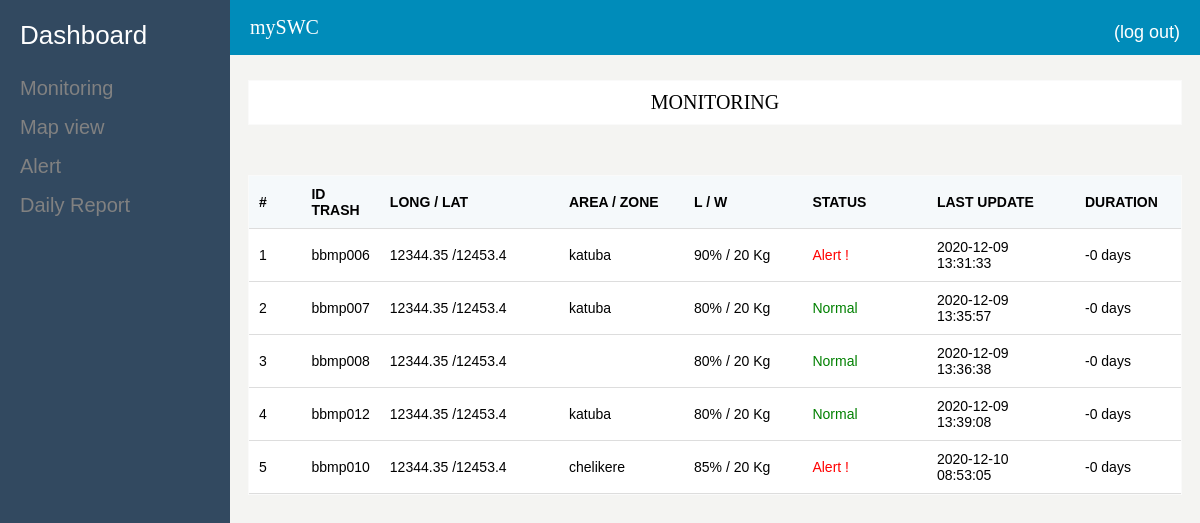
Screenshot of /monitoring.php with the database file from the repository.
### tables this page shows
CREATE TABLE `historic` (
  `_idHisto` int(11) NOT NULL,
  `idTrash` varchar(45) DEFAULT NULL,
  `level` varchar(45) DEFAULT NULL,
  `weight` varchar(45) DEFAULT NULL,
  `dateFull` datetime DEFAULT NULL,
  `idUser` varchar(45) DEFAULT NULL,
  `dateEmpty` varchar(45) DEFAULT NULL,
  `dateHisto` datetime DEFAULT current_timestamp(),
  `lastUpdate` timestamp NOT NULL DEFAULT current_timestamp()
);

CREATE TABLE `trash` (
  `_idTrash` int(11) NOT NULL,
  `longi` varchar(45) DEFAULT NULL,
  `lat` varchar(45) DEFAULT NULL,
  `address` varchar(45) DEFAULT NULL,
  `area` varchar(50) NOT NULL,
  `idTrash` varchar(45) DEFAULT NULL,
  `dateTrash` datetime DEFAULT current_timestamp(),
  `typeTrash` varchar(255) DEFAULT NULL
);

### modals/Fhistoric.php (called while the page is built, shortened)
<?php
class Fhistoric
{
    static function getAllHistoricDay()
    {
        $con=Database::getConnection();
        $req=$con->prepare('SELECT * FROM historic c,trash t WHERE c.idTrash=t.idTrash AND dateEmpty IS NULL');
        $req->execute(array());
        return $req->fetchAll();
    }
}

### monitoring.php (the view, shortened to what this page needs)
<!DOCTYPE html>
<html lang="en">
<head>
    <link rel="stylesheet" href="assets/style/menu.css">
    <link rel="stylesheet" href="assets/style/main.css">
</head>
<body>
    <section>
        <?php include_once 'commons/menu.php';?>
        <?php include_once 'commons/header.php';?>
        <?php
            include_once 'modals/Fhistoric.php';
            $historic=Fhistoric::getAllHistoricDay();
        ?>
    </section>
    <section class="body-container">
        <div class="ml-24">
            <div class="panel">
                <p>MONITORING</p>
            </div>
            <div class="panel">
                <table id="monitor">
                    <thead>
                    <tr>
                        <th style="width: 40px">#</th>
                        <th>ID TRASH</th>
                        <th style="width: 190px">LONG / LAT</th>
                        <th style="width: 120px">AREA / ZONE</th>
                        <th style="width: 120px">L / W</th>
                        <th style="width: 120px">STATUS</th>
                        <th style="width: 150px">LAST UPDATE</th>
                        <th style="width: 90px" title="Duration of garbage in the trash">DURATION</th>
                    </tr>
                    </thead>
                    <tbody>
                    <?php foreach ($historic as $k => $data):?>
                        <tr>
                            <td><?=$k+1;?></td>
                            <td><?=$data['idTrash'];?></td>
                            <td><?=($data['longi']." /".$data['lat']);?></td>
                            <td title="<?=$data['address'];?>"><?=$data['area'];?></td>
                            <td><?=$data['level']."% / ".$data['weight']." Kg";?></td>
                            <td>
                            <?php
                                $date_1 = new DateTime($data['dateHisto']);
                                $date_2 = new DateTime($data['lastUpdate']);
                                $int = ($date_1->diff($date_2));
                                if ($data['dateFull']!=null) {
                                    echo "<t style='color:red'>Alert !</t>";
                                }
                                elseif ($int->format('%a')>4) {
                                    echo "<t style='color:orange'>Col. requested !</t>";
                                }
                                else echo "<t style='color:Green'>Normal</t>";
                            ?>
                            </td>
                            <td><?=$data['lastUpdate'];?></td>
                            <td><?php
                                echo($int->format('%R%a days'));
                                ?>
                            </td>
                        </tr>
                    <?php endforeach;?>
                </table>
            </div>
        </div>
    </section>
</body>
</html>

### assets/style/main.css (style rules this page uses)
body { background-color: #f4f4f2; }
.ml-24 { margin-left: 220px; }
.body-container { margin-top: 80px; margin-bottom: 30px; width: 100%; height: 100%; }
.panel { margin: 20px 10px 50px 20px; border: 1px solid #fafafa; background-color: #ffffff; }
.panel p { text-align: center; font-size: 20px; font-family: Arial black; margin: 10px; }
table { border-collapse: collapse; width: 100%; }
th, td { padding: 10px; text-align: left; font-family: Arial; font-size: 14px; border-bottom: 1px solid #ddd; }
th { background-color: #F5F9FB; }
td { height: 30px; }

### rows the page displays
historic: trash.idTrash "bbmp006", trash.longi "12344.35", trash.lat "12453.4", trash.area "katuba", level "90", weight "20", shows "Alert !", lastUpdate "2020-12-09 13:31:33", $int->format('%R%a days') "-0 days"
historic: trash.idTrash "bbmp007", trash.longi "12344.35", trash.lat "12453.4", trash.area "katuba", level "80", weight "20", shows "Normal", lastUpdate "2020-12-09 13:35:57", $int->format('%R%a days') "-0 days"
historic: trash.idTrash "bbmp008", trash.longi "12344.35", trash.lat "12453.4", level "80", weight "20", shows "Normal", lastUpdate "2020-12-09 13:36:38", $int->format('%R%a days') "-0 days"
historic: trash.idTrash "bbmp012", trash.longi "12344.35", trash.lat "12453.4", trash.area "katuba", level "80", weight "20", shows "Normal", lastUpdate "2020-12-09 13:39:08", $int->format('%R%a days') "-0 days"
historic: trash.idTrash "bbmp010", trash.longi "12344.35", trash.lat "12453.4", trash.area "chelikere", level "85", weight "20", shows "Alert !", lastUpdate "2020-12-10 08:53:05", $int->format('%R%a days') "-0 days"
